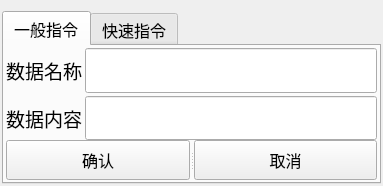
<?xml version="1.0" encoding="UTF-8"?>
<ui version="4.0">
 <class>SubForm_Data</class>
 <widget class="QWidget" name="SubForm_Data">
  <property name="geometry">
   <rect>
    <x>0</x>
    <y>0</y>
    <width>383</width>
    <height>169</height>
   </rect>
  </property>
  <property name="font">
   <font>
    <family>宋体</family>
   </font>
  </property>
  <property name="windowTitle">
   <string>Form</string>
  </property>
  <layout class="QGridLayout" name="gridLayout_4">
   <property name="leftMargin">
    <number>2</number>
   </property>
   <property name="rightMargin">
    <number>2</number>
   </property>
   <property name="bottomMargin">
    <number>2</number>
   </property>
   <property name="spacing">
    <number>2</number>
   </property>
   <item row="0" column="0">
    <widget class="QTabWidget" name="tabWidget">
     <property name="font">
      <font>
       <family>宋体</family>
       <pointsize>12</pointsize>
      </font>
     </property>
     <property name="tabPosition">
      <enum>QTabWidget::TabPosition::North</enum>
     </property>
     <property name="tabShape">
      <enum>QTabWidget::TabShape::Rounded</enum>
     </property>
     <property name="currentIndex">
      <number>0</number>
     </property>
     <property name="iconSize">
      <size>
       <width>16</width>
       <height>16</height>
      </size>
     </property>
     <widget class="QWidget" name="tab_1">
      <attribute name="icon">
       <iconset theme="QIcon::ThemeIcon::WeatherStorm"/>
      </attribute>
      <attribute name="title">
       <string>一般指令</string>
      </attribute>
      <layout class="QGridLayout" name="gridLayout_2">
       <property name="leftMargin">
        <number>2</number>
       </property>
       <property name="topMargin">
        <number>2</number>
       </property>
       <property name="rightMargin">
        <number>2</number>
       </property>
       <property name="bottomMargin">
        <number>2</number>
       </property>
       <property name="horizontalSpacing">
        <number>2</number>
       </property>
       <item row="0" column="0">
        <layout class="QGridLayout" name="gridLayout">
         <property name="spacing">
          <number>0</number>
         </property>
         <item row="1" column="0">
          <widget class="QSplitter" name="splitter_3">
           <property name="orientation">
            <enum>Qt::Orientation::Horizontal</enum>
           </property>
           <widget class="QPushButton" name="button_data_confirm">
            <property name="minimumSize">
             <size>
              <width>0</width>
              <height>40</height>
             </size>
            </property>
            <property name="font">
             <font>
              <family>宋体</family>
              <pointsize>12</pointsize>
             </font>
            </property>
            <property name="text">
             <string>确认</string>
            </property>
           </widget>
           <widget class="QPushButton" name="button_data_cancel">
            <property name="minimumSize">
             <size>
              <width>0</width>
              <height>40</height>
             </size>
            </property>
            <property name="font">
             <font>
              <family>宋体</family>
              <pointsize>12</pointsize>
             </font>
            </property>
            <property name="text">
             <string>取消</string>
            </property>
           </widget>
          </widget>
         </item>
         <item row="0" column="0">
          <layout class="QFormLayout" name="formLayout">
           <property name="labelAlignment">
            <set>Qt::AlignmentFlag::AlignLeading|Qt::AlignmentFlag::AlignLeft|Qt::AlignmentFlag::AlignVCenter</set>
           </property>
           <property name="horizontalSpacing">
            <number>3</number>
           </property>
           <property name="verticalSpacing">
            <number>3</number>
           </property>
           <item row="0" column="0">
            <widget class="QLabel" name="label_name">
             <property name="sizePolicy">
              <sizepolicy hsizetype="Expanding" vsizetype="Expanding">
               <horstretch>0</horstretch>
               <verstretch>0</verstretch>
              </sizepolicy>
             </property>
             <property name="minimumSize">
              <size>
               <width>0</width>
               <height>40</height>
              </size>
             </property>
             <property name="font">
              <font>
               <family>宋体</family>
               <pointsize>14</pointsize>
               <bold>false</bold>
              </font>
             </property>
             <property name="text">
              <string>数据名称</string>
             </property>
            </widget>
           </item>
           <item row="0" column="1">
            <widget class="QLineEdit" name="line_name">
             <property name="sizePolicy">
              <sizepolicy hsizetype="Expanding" vsizetype="Expanding">
               <horstretch>0</horstretch>
               <verstretch>0</verstretch>
              </sizepolicy>
             </property>
             <property name="minimumSize">
              <size>
               <width>0</width>
               <height>40</height>
              </size>
             </property>
             <property name="font">
              <font>
               <family>Times New Roman</family>
               <pointsize>14</pointsize>
              </font>
             </property>
             <property name="text">
              <string/>
             </property>
            </widget>
           </item>
           <item row="1" column="0">
            <widget class="QLabel" name="label_text">
             <property name="sizePolicy">
              <sizepolicy hsizetype="Expanding" vsizetype="Expanding">
               <horstretch>0</horstretch>
               <verstretch>0</verstretch>
              </sizepolicy>
             </property>
             <property name="minimumSize">
              <size>
               <width>0</width>
               <height>40</height>
              </size>
             </property>
             <property name="font">
              <font>
               <family>宋体</family>
               <pointsize>14</pointsize>
               <bold>false</bold>
              </font>
             </property>
             <property name="text">
              <string>数据内容</string>
             </property>
            </widget>
           </item>
           <item row="1" column="1">
            <widget class="QLineEdit" name="line_text">
             <property name="sizePolicy">
              <sizepolicy hsizetype="Expanding" vsizetype="Expanding">
               <horstretch>0</horstretch>
               <verstretch>0</verstretch>
              </sizepolicy>
             </property>
             <property name="minimumSize">
              <size>
               <width>0</width>
               <height>40</height>
              </size>
             </property>
             <property name="font">
              <font>
               <family>Times New Roman</family>
               <pointsize>14</pointsize>
              </font>
             </property>
            </widget>
           </item>
          </layout>
         </item>
        </layout>
       </item>
      </layout>
     </widget>
     <widget class="QWidget" name="tab_2">
      <attribute name="title">
       <string>快速指令</string>
      </attribute>
      <layout class="QGridLayout" name="gridLayout_6">
       <property name="leftMargin">
        <number>2</number>
       </property>
       <property name="topMargin">
        <number>2</number>
       </property>
       <property name="rightMargin">
        <number>2</number>
       </property>
       <property name="bottomMargin">
        <number>2</number>
       </property>
       <property name="spacing">
        <number>2</number>
       </property>
       <item row="0" column="0">
        <layout class="QGridLayout" name="gridLayout_5" rowstretch="0,0,0,0,0" columnstretch="0,0,0,0" columnminimumwidth="1,0,0,0">
         <property name="sizeConstraint">
          <enum>QLayout::SizeConstraint::SetDefaultConstraint</enum>
         </property>
         <property name="spacing">
          <number>0</number>
         </property>
         <item row="4" column="0">
          <widget class="QLabel" name="label_9">
           <property name="sizePolicy">
            <sizepolicy hsizetype="Preferred" vsizetype="Preferred">
             <horstretch>0</horstretch>
             <verstretch>0</verstretch>
            </sizepolicy>
           </property>
           <property name="maximumSize">
            <size>
             <width>16777215</width>
             <height>16777215</height>
            </size>
           </property>
           <property name="font">
            <font>
             <family>宋体</family>
             <pointsize>11</pointsize>
            </font>
           </property>
           <property name="text">
            <string>公式</string>
           </property>
          </widget>
         </item>
         <item row="1" column="0">
          <widget class="QLabel" name="label_5">
           <property name="maximumSize">
            <size>
             <width>16777215</width>
             <height>16777215</height>
            </size>
           </property>
           <property name="font">
            <font>
             <family>宋体</family>
             <pointsize>11</pointsize>
            </font>
           </property>
           <property name="text">
            <string>功能</string>
           </property>
           <property name="alignment">
            <set>Qt::AlignmentFlag::AlignLeading|Qt::AlignmentFlag::AlignLeft|Qt::AlignmentFlag::AlignVCenter</set>
           </property>
          </widget>
         </item>
         <item row="4" column="3">
          <widget class="QPushButton" name="pushButton_add_data">
           <property name="sizePolicy">
            <sizepolicy hsizetype="Preferred" vsizetype="Preferred">
             <horstretch>0</horstretch>
             <verstretch>0</verstretch>
            </sizepolicy>
           </property>
           <property name="minimumSize">
            <size>
             <width>0</width>
             <height>0</height>
            </size>
           </property>
           <property name="maximumSize">
            <size>
             <width>16777215</width>
             <height>16777215</height>
            </size>
           </property>
           <property name="font">
            <font>
             <family>宋体</family>
             <pointsize>11</pointsize>
            </font>
           </property>
           <property name="text">
            <string>添加</string>
           </property>
          </widget>
         </item>
         <item row="4" column="1" colspan="2">
          <widget class="QTextEdit" name="textEdit_formula">
           <property name="sizePolicy">
            <sizepolicy hsizetype="Preferred" vsizetype="Preferred">
             <horstretch>0</horstretch>
             <verstretch>0</verstretch>
            </sizepolicy>
           </property>
           <property name="maximumSize">
            <size>
             <width>16777215</width>
             <height>25</height>
            </size>
           </property>
           <property name="font">
            <font>
             <family>宋体</family>
             <pointsize>11</pointsize>
            </font>
           </property>
           <property name="readOnly">
            <bool>true</bool>
           </property>
          </widget>
         </item>
         <item row="0" column="0" colspan="4">
          <layout class="QGridLayout" name="gridLayout_3" rowstretch="0" columnstretch="0,0,0,0,0,0,0,0">
           <property name="sizeConstraint">
            <enum>QLayout::SizeConstraint::SetDefaultConstraint</enum>
           </property>
           <property name="spacing">
            <number>0</number>
           </property>
           <item row="0" column="2">
            <widget class="QLabel" name="label_color_depth">
             <property name="minimumSize">
              <size>
               <width>30</width>
               <height>0</height>
              </size>
             </property>
             <property name="font">
              <font>
               <family>Times New Roman</family>
               <pointsize>11</pointsize>
              </font>
             </property>
             <property name="text">
              <string>色深</string>
             </property>
             <property name="alignment">
              <set>Qt::AlignmentFlag::AlignCenter</set>
             </property>
            </widget>
           </item>
           <item row="0" column="5">
            <widget class="QLineEdit" name="lineEdit_width">
             <property name="sizePolicy">
              <sizepolicy hsizetype="Preferred" vsizetype="Preferred">
               <horstretch>0</horstretch>
               <verstretch>0</verstretch>
              </sizepolicy>
             </property>
             <property name="font">
              <font>
               <family>Times New Roman</family>
               <pointsize>11</pointsize>
              </font>
             </property>
             <property name="text">
              <string>3840</string>
             </property>
             <property name="alignment">
              <set>Qt::AlignmentFlag::AlignCenter</set>
             </property>
             <property name="readOnly">
              <bool>false</bool>
             </property>
            </widget>
           </item>
           <item row="0" column="1">
            <widget class="QLineEdit" name="lineEdit_lane">
             <property name="sizePolicy">
              <sizepolicy hsizetype="Preferred" vsizetype="Preferred">
               <horstretch>0</horstretch>
               <verstretch>0</verstretch>
              </sizepolicy>
             </property>
             <property name="font">
              <font>
               <family>Times New Roman</family>
               <pointsize>11</pointsize>
              </font>
             </property>
             <property name="text">
              <string>2</string>
             </property>
             <property name="alignment">
              <set>Qt::AlignmentFlag::AlignCenter</set>
             </property>
             <property name="readOnly">
              <bool>false</bool>
             </property>
            </widget>
           </item>
           <item row="0" column="3">
            <widget class="QLineEdit" name="lineEdit_color_depth">
             <property name="sizePolicy">
              <sizepolicy hsizetype="Preferred" vsizetype="Preferred">
               <horstretch>0</horstretch>
               <verstretch>0</verstretch>
              </sizepolicy>
             </property>
             <property name="font">
              <font>
               <family>Times New Roman</family>
               <pointsize>11</pointsize>
              </font>
             </property>
             <property name="text">
              <string>1024</string>
             </property>
             <property name="alignment">
              <set>Qt::AlignmentFlag::AlignCenter</set>
             </property>
             <property name="readOnly">
              <bool>false</bool>
             </property>
            </widget>
           </item>
           <item row="0" column="4">
            <widget class="QLabel" name="label_ppl">
             <property name="minimumSize">
              <size>
               <width>50</width>
               <height>0</height>
              </size>
             </property>
             <property name="maximumSize">
              <size>
               <width>16777215</width>
               <height>16777215</height>
              </size>
             </property>
             <property name="font">
              <font>
               <family>Times New Roman</family>
               <pointsize>11</pointsize>
              </font>
             </property>
             <property name="text">
              <string>分辨率</string>
             </property>
             <property name="alignment">
              <set>Qt::AlignmentFlag::AlignCenter</set>
             </property>
            </widget>
           </item>
           <item row="0" column="6">
            <widget class="QLabel" name="label_x">
             <property name="minimumSize">
              <size>
               <width>10</width>
               <height>0</height>
              </size>
             </property>
             <property name="maximumSize">
              <size>
               <width>10</width>
               <height>31</height>
              </size>
             </property>
             <property name="font">
              <font>
               <family>Times New Roman</family>
               <pointsize>11</pointsize>
              </font>
             </property>
             <property name="text">
              <string>x</string>
             </property>
            </widget>
           </item>
           <item row="0" column="0">
            <widget class="QLabel" name="label_lane">
             <property name="minimumSize">
              <size>
               <width>35</width>
               <height>0</height>
              </size>
             </property>
             <property name="font">
              <font>
               <family>宋体</family>
               <pointsize>11</pointsize>
              </font>
             </property>
             <property name="text">
              <string>通道</string>
             </property>
             <property name="alignment">
              <set>Qt::AlignmentFlag::AlignCenter</set>
             </property>
            </widget>
           </item>
           <item row="0" column="7">
            <widget class="QLineEdit" name="lineEdit_height">
             <property name="sizePolicy">
              <sizepolicy hsizetype="Preferred" vsizetype="Preferred">
               <horstretch>0</horstretch>
               <verstretch>0</verstretch>
              </sizepolicy>
             </property>
             <property name="font">
              <font>
               <family>Times New Roman</family>
               <pointsize>11</pointsize>
              </font>
             </property>
             <property name="text">
              <string>2160</string>
             </property>
             <property name="alignment">
              <set>Qt::AlignmentFlag::AlignCenter</set>
             </property>
             <property name="readOnly">
              <bool>false</bool>
             </property>
            </widget>
           </item>
          </layout>
         </item>
         <item row="1" column="2">
          <widget class="QLabel" name="label_7">
           <property name="maximumSize">
            <size>
             <width>16777215</width>
             <height>16777215</height>
            </size>
           </property>
           <property name="font">
            <font>
             <family>宋体</family>
             <pointsize>11</pointsize>
            </font>
           </property>
           <property name="text">
            <string>输入</string>
           </property>
           <property name="alignment">
            <set>Qt::AlignmentFlag::AlignLeading|Qt::AlignmentFlag::AlignLeft|Qt::AlignmentFlag::AlignVCenter</set>
           </property>
          </widget>
         </item>
         <item row="2" column="2" colspan="2">
          <widget class="QLineEdit" name="lineEdit_input">
           <property name="enabled">
            <bool>true</bool>
           </property>
           <property name="sizePolicy">
            <sizepolicy hsizetype="Preferred" vsizetype="Preferred">
             <horstretch>0</horstretch>
             <verstretch>0</verstretch>
            </sizepolicy>
           </property>
           <property name="font">
            <font>
             <family>Times New Roman</family>
             <pointsize>11</pointsize>
            </font>
           </property>
           <property name="alignment">
            <set>Qt::AlignmentFlag::AlignLeading|Qt::AlignmentFlag::AlignLeft|Qt::AlignmentFlag::AlignVCenter</set>
           </property>
           <property name="readOnly">
            <bool>false</bool>
           </property>
          </widget>
         </item>
         <item row="2" column="0" colspan="2">
          <widget class="QComboBox" name="comboBox_function">
           <property name="sizePolicy">
            <sizepolicy hsizetype="Preferred" vsizetype="Preferred">
             <horstretch>0</horstretch>
             <verstretch>0</verstretch>
            </sizepolicy>
           </property>
           <property name="maximumSize">
            <size>
             <width>16777215</width>
             <height>16777215</height>
            </size>
           </property>
           <property name="font">
            <font>
             <family>宋体</family>
             <pointsize>11</pointsize>
            </font>
           </property>
          </widget>
         </item>
         <item row="3" column="2" colspan="2">
          <widget class="QLabel" name="label_sample">
           <property name="sizePolicy">
            <sizepolicy hsizetype="Preferred" vsizetype="Preferred">
             <horstretch>0</horstretch>
             <verstretch>0</verstretch>
            </sizepolicy>
           </property>
           <property name="font">
            <font>
             <family>宋体</family>
             <pointsize>11</pointsize>
            </font>
           </property>
           <property name="text">
            <string/>
           </property>
          </widget>
         </item>
         <item row="3" column="0" colspan="2">
          <widget class="QLabel" name="label_name_show">
           <property name="sizePolicy">
            <sizepolicy hsizetype="Preferred" vsizetype="Preferred">
             <horstretch>0</horstretch>
             <verstretch>0</verstretch>
            </sizepolicy>
           </property>
           <property name="maximumSize">
            <size>
             <width>16777215</width>
             <height>16777215</height>
            </size>
           </property>
           <property name="font">
            <font>
             <family>宋体</family>
             <pointsize>11</pointsize>
            </font>
           </property>
           <property name="text">
            <string/>
           </property>
          </widget>
         </item>
        </layout>
       </item>
      </layout>
     </widget>
    </widget>
   </item>
  </layout>
 </widget>
 <resources/>
 <connections/>
</ui>
